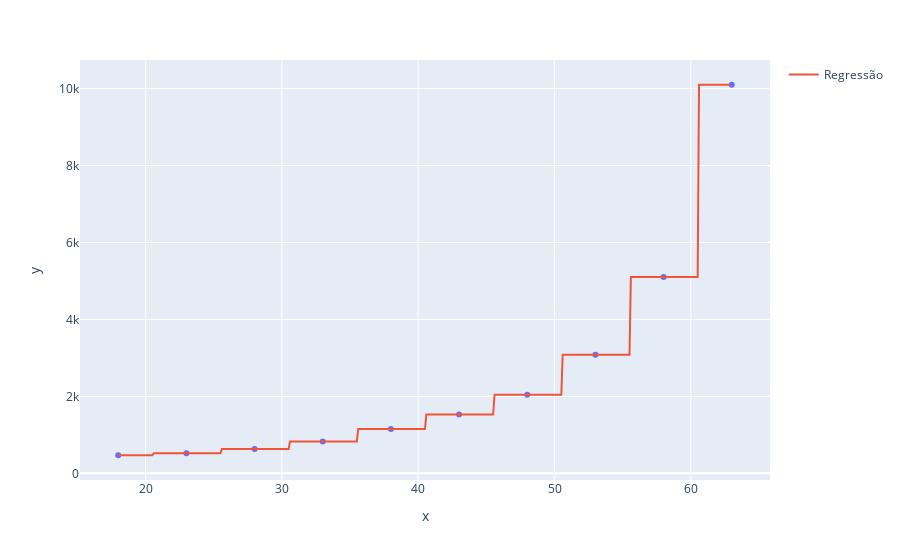

Notebook cell for this chart:
### Code cell
grafico = px.scatter(x= X.ravel(), y= Y)
grafico.add_scatter(x = X_teste.ravel(), y= regressor_arvore.predict(X_teste), name="Regressão")
grafico.show()

### Figure 1 — Plotly figure (JSON) as saved in the notebook; plotly's stock layout.template omitted (floating-point values rounded to 4 significant figures; data arrays with more than 128 entries replaced by an {"elided": "..."} marker saying what was removed)
{"data": [{"hovertemplate": "x=%{x}<br>y=%{y}<extra></extra>", "legendgroup": "", "marker": {"color": "#636efa", "symbol": "circle"}, "mode": "markers", "name": "", "orientation": "v", "showlegend": false, "type": "scatter", "x": [18, 23, 28, 33, 38, 43, 48, 53, 58, 63], "xaxis": "x", "y": [470, 520, 630, 830, 1150, 1530, 2040, 3080, 5100, 10100], "yaxis": "y"}, {"name": "Regressão", "type": "scatter", "x": {"elided": "450 float values"}, "y": {"elided": "450 int values"}}], "layout": {"legend": {"tracegroupgap": 0}, "margin": {"t": 60}, "xaxis": {"anchor": "y", "domain": [0, 1], "title": {"text": "x"}}, "yaxis": {"anchor": "x", "domain": [0, 1], "title": {"text": "y"}}}}
